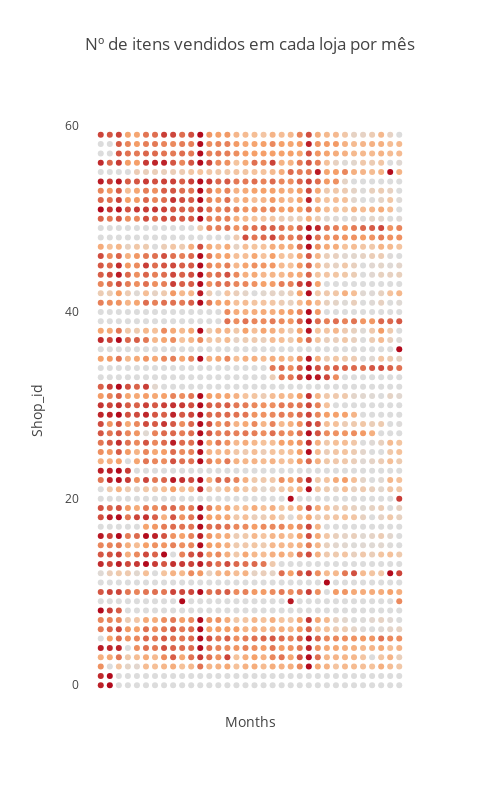

Write notebook code for a chart like this one.
### Code cell
trace = [go.Scatter(
    
                x = date,
                y = np.repeat(shop, months),
                mode = 'markers',
                text = ['shop: ' + str(shop) + ', Value: ' + str(df.loc[shop, month]) for month in range(months)],
                hoverinfo='x+text',
    
                marker = dict(
                        color = df.loc[shop, :],
                        colorscale = 'Reds'
                ),
    
                showlegend=False,
            )
        for shop in shop_s]

layout = go.Layout(
                title='Nº de itens vendidos em cada loja por mês',
                width=500,
                height=800,
                hovermode= 'closest',
    
                xaxis = dict(
                             showticklabels = False,
                             showgrid=False,
                             title='Months',
                             position = 0.05,
                            ),
    
                yaxis = dict(
                             showticklabels = True,
                             zeroline = False,
                             title='Shop_id',
                             showgrid=False,
                             nticks = 6,
                            ),
    
        )

fig = go.Figure(trace, layout)
iplot(fig)
